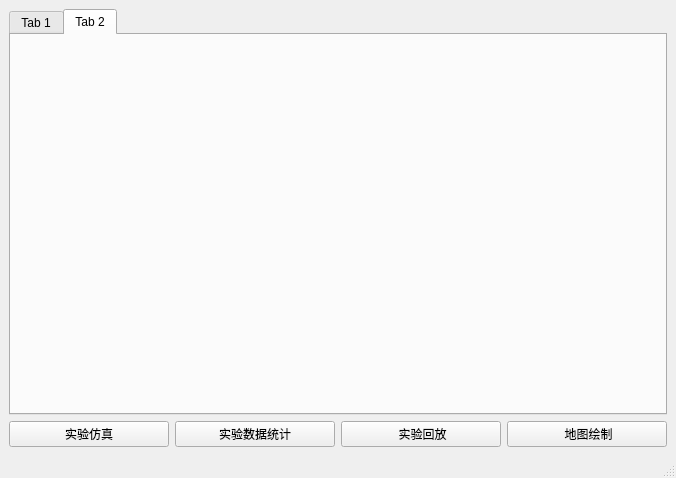
<?xml version="1.0" encoding="UTF-8"?>
<ui version="4.0">
 <class>MESSWindow</class>
 <widget class="QMainWindow" name="MESSWindow">
  <property name="geometry">
   <rect>
    <x>0</x>
    <y>0</y>
    <width>676</width>
    <height>478</height>
   </rect>
  </property>
  <property name="windowTitle">
   <string>MESSWindow</string>
  </property>
  <widget class="QWidget" name="centralwidget">
   <layout class="QGridLayout" name="gridLayout_2" rowstretch="5,1">
    <item row="0" column="0">
     <widget class="QTabWidget" name="tabWidget">
      <property name="currentIndex">
       <number>1</number>
      </property>
      <widget class="QWidget" name="tab">
       <attribute name="title">
        <string>Tab 1</string>
       </attribute>
      </widget>
      <widget class="QWidget" name="tab_2">
       <attribute name="title">
        <string>Tab 2</string>
       </attribute>
      </widget>
     </widget>
    </item>
    <item row="1" column="0">
     <layout class="QGridLayout" name="gridLayout">
      <item row="0" column="0">
       <widget class="QPushButton" name="pushButton_simulate">
        <property name="text">
         <string>实验仿真</string>
        </property>
       </widget>
      </item>
      <item row="0" column="2">
       <widget class="QPushButton" name="pushButton_playback">
        <property name="text">
         <string> 实验回放</string>
        </property>
       </widget>
      </item>
      <item row="0" column="1">
       <widget class="QPushButton" name="pushButton_statistics">
        <property name="text">
         <string>实验数据统计</string>
        </property>
       </widget>
      </item>
      <item row="0" column="3">
       <widget class="QPushButton" name="pushButton_mapdesigner">
        <property name="text">
         <string> 地图绘制</string>
        </property>
       </widget>
      </item>
     </layout>
    </item>
   </layout>
  </widget>
  <widget class="QStatusBar" name="statusbar"/>
 </widget>
 <resources/>
 <connections/>
</ui>
